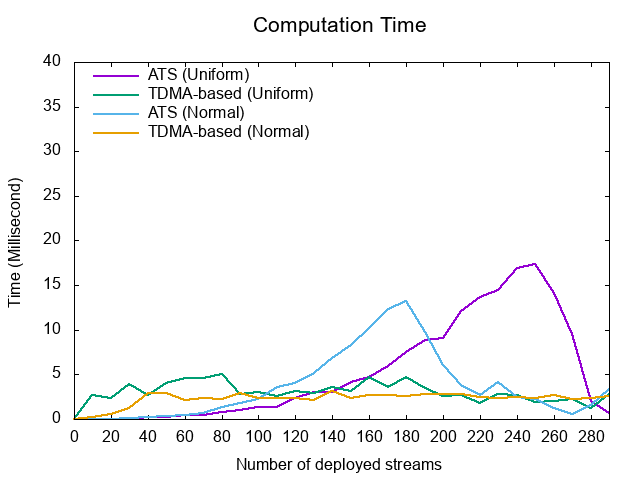

This figure's gnuplot source:
set xlabel "Number of deployed streams" font "Arial,12"
set ylabel "Time (Millisecond)" font "Arial,12"

set xtics
set ytics
set key left top Left reverse nobox
set terminal png font "Arial,12"
set output "Computation.png"
set xtics 0 , 20, 300

set title "Computation Time" font "Arial,16"
# Plotting
plot \
"Computation_ATS_uniform.dat" using 1:2 every 10 with lines linewidth 2 title "ATS (Uniform)", \
"Computation_TDMA_uniform.dat" using 1:2 every 10 with lines linewidth 2 title "TDMA-based (Uniform)", \
"Computation_ATS_normal.dat" using 1:2 every 10 with lines linewidth 2 title "ATS (Normal)", \
"Computation_TDMA_normal.dat" using 1:2 every 10 with lines linewidth 2 title "TDMA-based (Normal)" \
